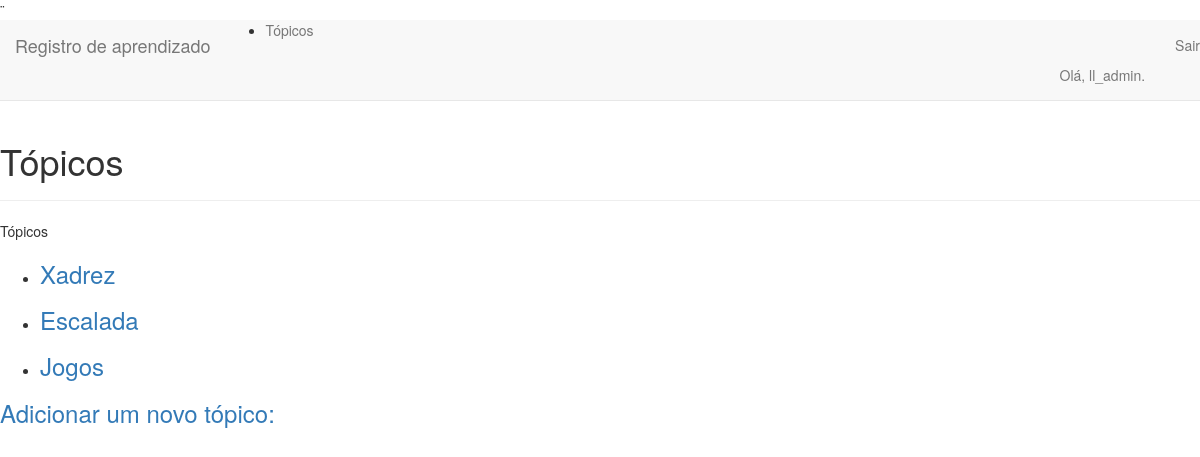
The app's page /topics/ (signed in) with its own data.
### learning_logs/models.py (models this page shows)
class Topic(models.Model):
    text = models.CharField(max_length=200)
    date_added = models.DateTimeField(auto_now_add=True)
    owner = models.ForeignKey(User, on_delete=models.CASCADE)
    def __str__(self):
        return self.text

### learning_logs/views.py (the view)
# urls.py: path('topics/', views.topics, name='topics'),
@login_required
def topics(request):
    topics = Topic.objects.filter(owner=request.user).order_by('date_added')
    context = {'topics':topics}
    return render(request, 'learning_logs/topics.html', context)

### learning_logs/templates/learning_logs/topics.html
{% extends "learning_logs/base.html" %}
{% block header %}
    <h1>Tópicos</h1>
{% endblock header %}
{% block content %}
    <p>Tópicos</p>
    <ul>
        {% if topics %}
            {% for topic in topics %}
                <li><h3><a href="{% url 'learning_logs:topic' topic.id %}">{{ topic }}</a></h3></li>
            {% endfor %}
        {% else %}
            <li>Nenhum tópico adicionado ainda.</li>
        {% endif %}
    </ul>
    <h3><a href="{% url 'learning_logs:new_topic' %}">Adicionar um novo tópico:</a></h3>
{% endblock content %}

### learning_logs/templates/learning_logs/base.html (shortened to what this page needs)
{% load bootstrap3 %}
<!DOCTYPE html>
    <html lang="pt-br">
        <head>
            {% bootstrap_css %}
        </head>¨
        <body>
            <nav class="navbar navbar-default navbar-static-top">
                <div class="cointainer">
                            <a class="navbar-brand" href="{% url 'learning_logs:index' %}"> Registro de aprendizado</a>
                        </div>
                        <div id="navbar" class="navbar-collapse collapse">
                            <ul class="navbar-nav">
                                <li><a href="{% url 'learning_logs:topics' %}">Tópicos</li>
                            </ul>
                            <ul class="nav navbar-nav navbar-right">
                                {% if user.is_authenticated %}
                                <li><a>Olá, {{ user.username }}.</a></li>
                                <li><a href="{% url 'users:logout' %}">Sair</a></li>
                                {% else %}
                                <li><a href="{% url 'users:register' %}">Registrar</a></li>
                                <li><a href="{% url 'users:login' %}">Logar</a></li>
                                {% endif %}
                            </ul>
                        </div>
            </nav>
            <div class="cointainer">
                <div class="page-header">
                    {% block header %}
                    {% endblock header %}
                </div>
            <div>
                {% block content %}
                {% endblock content %}
            </div>
            </div>
        </body>
    </html>

### records on screen
Topic: text "Xadrez"
Topic: text "Escalada"
Topic: text "Jogos"

### other values on screen
{{ user.username }} "ll_admin"
